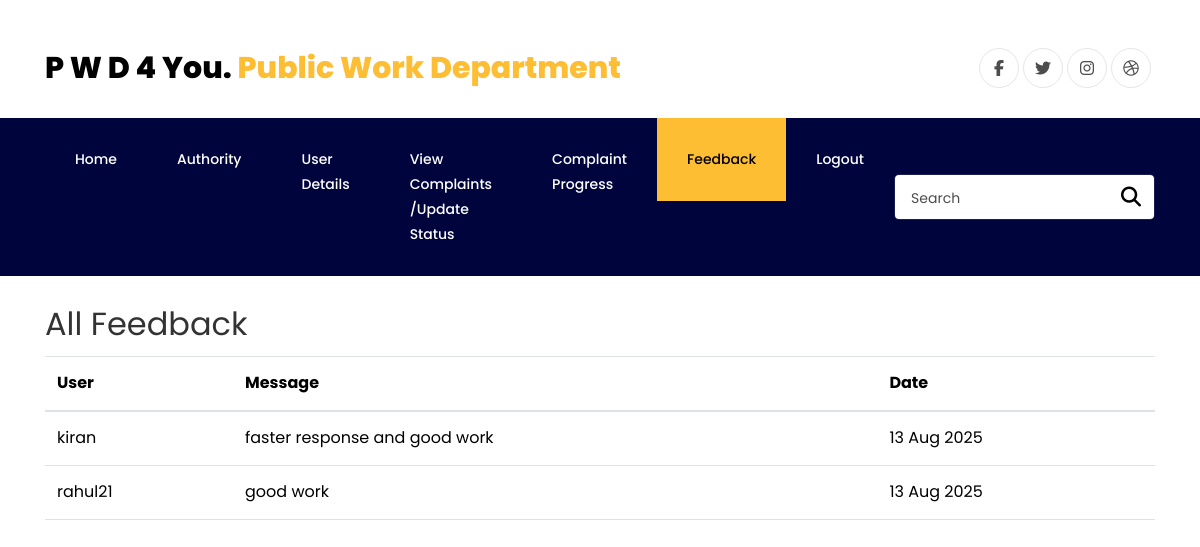
/feedback_list (signed in), run on the app's committed database.
### app1/models.py (models this page shows, shortened)
class Feedback(models.Model):
    user = models.ForeignKey(user_reg, on_delete=models.CASCADE)
    message = models.TextField()
    created_at = models.DateTimeField(auto_now_add=True)

class user_reg(models.Model):
    CHOICES = (
        ('Approved', 'Approved'),
        ('Rejected', 'Rejected'),
    )
    Name=models.CharField(max_length=15)
    Email=models.EmailField()
    Username=models.CharField(max_length=15)
    Password=models.IntegerField()
    Phone=models.IntegerField()
    district = models.CharField(max_length=20)
    taluk = models.CharField(max_length=20)
    panchayat = models.CharField(max_length=20)
    ward = models.CharField(max_length=20)
    address = models.CharField(max_length=30)
    status = models.CharField(max_length=10, choices=CHOICES, default='Reject')

### app1/views.py (the view)
# urls.py: path('feedback_list', views.feedback_list, name='feedback_list'),
def feedback_list(request):
    if 'admin' not in request.session or 'authority' not in request.session:
        return HttpResponse('Unauthorized', status=401)
    data = Feedback.objects.all().order_by('-created_at')
    auth = auth_reg.objects.all()
    return render(request, 'feedback_list.html', {'data': data,'auth': auth})

### template/feedback_list.html (shortened to what this page needs)
{% extends 'base.html' %}
{% block content %}
{% load static %}
<head>
    <link rel="stylesheet" href="{% static 'https://stackpath.bootstrapcdn.com/font-awesome/4.7.0/css/font-awesome.min.css' %}">
    <link rel="stylesheet" href="{% static 'css/animate.css' %}">
    <link rel="stylesheet" href="{% static 'css/owl.carousel.min.css' %}">
    <link rel="stylesheet" href="{% static 'css/owl.theme.default.min.css' %}">
    <link rel="stylesheet" href="{% static 'css/magnific-popup.css' %}">
    <link rel="stylesheet" href="{% static 'css/ionicons.min.css' %}">
    <link rel="stylesheet" href="{% static 'css/flaticon.css' %}">
    <link rel="stylesheet" href="{% static 'css/icomoon.css' %}">
    <link rel="stylesheet" href="{% static 'css/style.css' %}">
  </head>
<div class="container pt-5">
			<div class="row justify-content-between">
				<div class="col">
					<a class="navbar-brand" href="index.html">P W D  4 You.<span> Public Work Department</span></a>
				</div>
				<div class="col d-flex justify-content-end">
					<div class="social-media">
		    		<p class="mb-0 d-flex">
		    			<a href="#" class="d-flex align-items-center justify-content-center"><span class="fa fa-facebook"><i class="sr-only">Facebook</i></span></a>
		    			<a href="#" class="d-flex align-items-center justify-content-center"><span class="fa fa-twitter"><i class="sr-only">Twitter</i></span></a>
		    			<a href="#" class="d-flex align-items-center justify-content-center"><span class="fa fa-instagram"><i class="sr-only">Instagram</i></span></a>
		    			<a href="#" class="d-flex align-items-center justify-content-center"><span class="fa fa-dribbble"><i class="sr-only">Dribbble</i></span></a>
		    		</p>
	        </div>
				</div>
			</div>
		</div>
		<nav class="navbar navbar-expand-lg navbar-dark ftco_navbar bg-dark ftco-navbar-light" id="ftco-navbar">
	    <div class="container">
				<form action="#" class="searchform order-lg-last">
          <div class="form-group d-flex">
            <input type="text" class="form-control pl-3" placeholder="Search">
            <button type="submit" placeholder="" class="form-control search"><span class="fa fa-search"></span></button>
          </div>
        </form>
	      <div class="collapse navbar-collapse" id="ftco-nav">
	        <ul class="navbar-nav mr-auto">
	        		 <li class="nav-item "><a href="{% url 'adminhome' %}" class="nav-link">Home</a></li>
	        	 <li class="nav-item "><a href="{% url 'add_workers' 0 %}" class="nav-link">Authority</a></li>
    <li class="nav-item"><a href="{% url 'user_data' %}" class="nav-link">User Details</a></li>
    <li class="nav-item"><a href="{% url 'complaint_list' %}" class="nav-link">View Complaints /Update Status</a></li>
    <li class="nav-item"><a href="{% url 'progress_list' %}" class="nav-link">Complaint Progress</a></li>
    <li class="nav-item active"><a href="{% url 'feedback_list' %}" class="nav-link">Feedback</a></li>
    <li class="nav-item"><a href="{% url 'logout' %}" class="nav-link">Logout</a></li>
	        </ul>
	      </div>
	    </div>
	  </nav>
<div class="container mt-4">
    <h2>All Feedback</h2>
    <table class="table">
        <thead><tr><th>User</th><th>Message</th><th>Date</th></tr></thead>
        <tbody>
            {% for f in data %}
            <tr><td>{{ f.user.Username }}</td><td>{{ f.message }}</td><td>{{ f.created_at|date:"d M Y"  }}</td></tr>
            {% empty %}<tr><td colspan="3">No feedback yet</td></tr>{% endfor %}
        </tbody>
    </table>
</div>
{% endblock %}

### data on the page
Feedback: user.Username "kiran", message "faster response and good work", created_at "13 Aug 2025"
Feedback: user.Username "rahul21", message "good work", created_at "13 Aug 2025"
